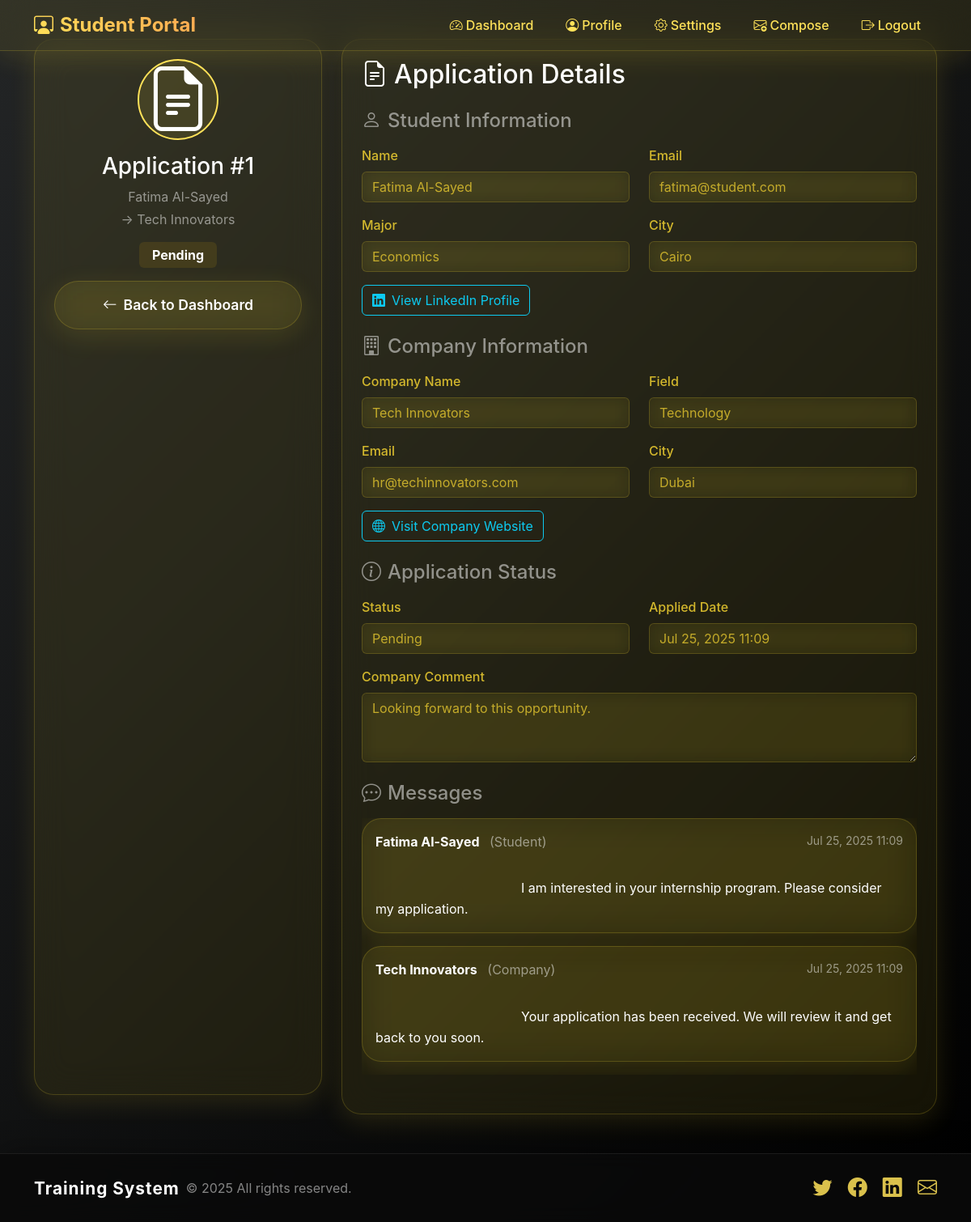
Page /?controller=application&action=detail&id=1 (signed in) on the committed database.
### tables this page shows
CREATE TABLE applications (
    id INT AUTO_INCREMENT PRIMARY KEY,
    student_id INT NOT NULL,
    company_id INT NOT NULL,
    status ENUM('pending', 'accepted', 'rejected') DEFAULT 'pending',
    comment TEXT,
    created_at TIMESTAMP DEFAULT CURRENT_TIMESTAMP,
    updated_at TIMESTAMP NULL,
    FOREIGN KEY (student_id) REFERENCES students(id) ON DELETE CASCADE,
    FOREIGN KEY (company_id) REFERENCES companies(id) ON DELETE CASCADE,
    INDEX idx_student (student_id),
    INDEX idx_company (company_id)
);

CREATE TABLE students (
    id INT AUTO_INCREMENT PRIMARY KEY,
    name VARCHAR(100) NOT NULL,
    email VARCHAR(100) NOT NULL UNIQUE,
    username VARCHAR(50) NOT NULL UNIQUE,
    password VARCHAR(255) NOT NULL,
    major VARCHAR(100) NOT NULL,
    city VARCHAR(100) NOT NULL,
    cv VARCHAR(255),
    linkedin VARCHAR(255),
    created_at TIMESTAMP DEFAULT CURRENT_TIMESTAMP
);

CREATE TABLE companies (
    id INT AUTO_INCREMENT PRIMARY KEY,
    name VARCHAR(100) NOT NULL,
    email VARCHAR(100) NOT NULL UNIQUE,
    username VARCHAR(50) NOT NULL UNIQUE,
    password VARCHAR(255) NOT NULL,
    field VARCHAR(100) NOT NULL,
    city VARCHAR(100) NOT NULL,
    description TEXT,
    website VARCHAR(255),
    logo VARCHAR(255),
    created_at TIMESTAMP DEFAULT CURRENT_TIMESTAMP
);

CREATE TABLE messages (
    id INT AUTO_INCREMENT PRIMARY KEY,
    sender_id INT NOT NULL,
    sender_type ENUM('student', 'company', 'admin') NOT NULL,
    receiver_id INT NOT NULL,
    receiver_type ENUM('student', 'company', 'admin') NOT NULL,
    subject VARCHAR(255) DEFAULT NULL,
    content TEXT NOT NULL,
    application_id INT DEFAULT NULL,
    is_read BOOLEAN DEFAULT FALSE,
    created_at TIMESTAMP DEFAULT CURRENT_TIMESTAMP,
    INDEX idx_sender (sender_id, sender_type),
    INDEX idx_receiver (receiver_id, receiver_type),
    INDEX idx_application (application_id),
    FOREIGN KEY (application_id) REFERENCES applications(id) ON DELETE SET NULL
);

### app/controllers/ApplicationController.php (called while the page is built, shortened)
<?php
require_once __DIR__ . '/../models/Application.php';
require_once __DIR__ . '/../models/Company.php';
class ApplicationController {
    public function detail() {
        require __DIR__ . '/../views/applications/detail.php';
    }
}

### app/models/Application.php (called while the page is built, shortened)
<?php
class Application {
    private $pdo;
    public function __construct($pdo) {
        $this->pdo = $pdo;
    }
    public function getById($id) {
        $sql = "SELECT a.*, s.name AS student_name, s.major, s.email AS student_email, c.name AS company_name, c.email AS company_email FROM applications a JOIN students s ON a.student_id = s.id JOIN companies c ON a.company_id = c.id WHERE a.id = ?";
        $stmt = $this->pdo->prepare($sql);
        $stmt->execute([$id]);
        return $stmt->fetch();
    }
}

### config/autoload.php (called while the page is built, shortened)
<?php
spl_autoload_register(function ($class) {
    $paths = [
        __DIR__ . '/../app/controllers/' . $class . '.php',
        __DIR__ . '/../app/models/' . $class . '.php',
    ];
    foreach ($paths as $file) {
        if (file_exists($file)) {
            return;
        }
    }
});

### app/models/Student.php (called while the page is built, shortened)
<?php
class Student {
    private $pdo;
    public function __construct($pdo) {
        $this->pdo = $pdo;
    }
    public function getProfile($id) {
        $sql = "SELECT * FROM students WHERE id = ?";
        $stmt = $this->pdo->prepare($sql);
        $stmt->execute([$id]);
        return $stmt->fetch();
    }
}

### app/models/Company.php (called while the page is built, shortened)
<?php
class Company {
    private $pdo;
    public function __construct($pdo) {
        $this->pdo = $pdo;
    }
    public function getProfile($id) {
        $sql = "SELECT * FROM companies WHERE id = ?";
        $stmt = $this->pdo->prepare($sql);
        $stmt->execute([$id]);
        return $stmt->fetch();
    }
}

### app/models/Message.php (called while the page is built, shortened)
<?php
class Message {
    private $pdo;
    public function __construct($pdo) {
        $this->pdo = $pdo;
    }
    public function getByApplication($application_id) {
        $sql = "SELECT m.*,
                       CASE
                           WHEN m.sender_type = 'student' THEN s.name
                           WHEN m.sender_type = 'company' THEN c.name
                           ELSE 'Unknown'
                       END as sender_name
                FROM messages m
                LEFT JOIN students s ON m.sender_type = 'student' AND m.sender_id = s.id
                LEFT JOIN companies c ON m.sender_type = 'company' AND m.sender_id = c.id
                WHERE m.application_id = ?
                ORDER BY m.created_at ASC";
        $stmt = $this->pdo->prepare($sql);
        $stmt->execute([$application_id]);
        return $stmt->fetchAll();
    }
}

### app/views/applications/detail.php (the view, shortened to what this page needs)
<?php include __DIR__ . '/../layout/header.php'; ?>
<?php
$applicationId = $_GET['id'] ?? 0;
$applicationModel = new Application($GLOBALS['pdo']);
$application = $applicationModel->getById($applicationId);
$studentModel = new Student($GLOBALS['pdo']);
$companyModel = new Company($GLOBALS['pdo']);
$student = $studentModel->getProfile($application['student_id']);
$company = $companyModel->getProfile($application['company_id']);
$isStudent = isset($_SESSION['student_id']) && $_SESSION['student_id'] == $application['student_id'];
$isCompany = isset($_SESSION['company_id']) && $_SESSION['company_id'] == $application['company_id'];
$messageModel = new Message($GLOBALS['pdo']);
$messages = $messageModel->getByApplication($applicationId);
?>
<div class="container py-5">
    <div class="row">
        <div class="col-lg-4 mb-4">
            <div class="glass-card p-4 h-100">
                <div class="text-center mb-4">
                    <div class="application-icon mb-3">
                        <i class="bi bi-file-earmark-text display-1 text-warning"></i>
                    </div>
                    <h3 class="gradient-text-yellow mb-2">Application #<?= $application['id'] ?></h3>
                    <p class="text-white-50 mb-1"><?= htmlspecialchars($student['name']) ?></p>
                    <p class="text-white-50 mb-3">→ <?= htmlspecialchars($company['name']) ?></p>
                    <?php
                    $statusClass = match($application['status']) {
                        'accepted' => 'success',
                        'rejected' => 'danger',
                        default => 'warning'
                    };
                    $statusText = ucfirst($application['status']);
                    ?>
                    <span class="badge bg-<?= $statusClass ?> fs-6 mb-3"><?= $statusText ?></span>
                    <div class="d-grid gap-2">
                        <?php if ($isStudent): ?>
                            <a href="?controller=student&action=dashboard" class="btn btn-glass btn-outline-warning">
                                <i class="bi bi-arrow-left me-2"></i>Back to Dashboard
                            </a>
                        <?php elseif ($isCompany): ?>
                            <a href="?controller=company&action=dashboard" class="btn btn-glass btn-outline-warning">
                                <i class="bi bi-arrow-left me-2"></i>Back to Dashboard
                            </a>
                        <?php else: ?>
                            <a href="?controller=admin&action=applications" class="btn btn-glass btn-outline-warning">
                                <i class="bi bi-arrow-left me-2"></i>Back to Applications
                            </a>
                        <?php endif; ?>
                    </div>
                </div>
            </div>
        </div>
        <div class="col-lg-8">
  <div class="glass-card p-4">
                <h2 class="gradient-text-yellow mb-4">
                    <i class="bi bi-file-earmark-text me-2"></i>Application Details
                </h2>
                <div class="mb-4">
                    <h4 class="text-white-50 mb-3">
                        <i class="bi bi-person me-2"></i>Student Information
                    </h4>
                    <div class="row">
                        <div class="col-md-6 mb-3">
                            <label class="form-label text-white-50">Name</label>
                            <input type="text" class="form-control" value="<?= htmlspecialchars($student['name']) ?>" readonly>
                        </div>
                        <div class="col-md-6 mb-3">
                            <label class="form-label text-white-50">Email</label>
                            <input type="email" class="form-control" value="<?= htmlspecialchars($student['email']) ?>" readonly>
                        </div>
                    </div>
                    <div class="row">
                        <div class="col-md-6 mb-3">
                            <label class="form-label text-white-50">Major</label>
                            <input type="text" class="form-control" value="<?= htmlspecialchars($student['major']) ?>" readonly>
                        </div>
                        <div class="col-md-6 mb-3">
                            <label class="form-label text-white-50">City</label>
                            <input type="text" class="form-control" value="<?= htmlspecialchars($student['city']) ?>" readonly>
                        </div>
                    </div>
                    <?php if ($student['linkedin']): ?>
                        <div class="mb-3">
                            <a href="<?= htmlspecialchars($student['linkedin']) ?>" target="_blank" class="btn btn-outline-info">
                                <i class="bi bi-linkedin me-2"></i>View LinkedIn Profile
                            </a>
                        </div>
                    <?php endif; ?>
                </div>
                <div class="mb-4">
                    <h4 class="text-white-50 mb-3">
                        <i class="bi bi-building me-2"></i>Company Information
                    </h4>
                    <div class="row">
                        <div class="col-md-6 mb-3">
                            <label class="form-label text-white-50">Company Name</label>
                            <input type="text" class="form-control" value="<?= htmlspecialchars($company['name']) ?>" readonly>
                        </div>
                        <div class="col-md-6 mb-3">
                            <label class="form-label text-white-50">Field</label>
                            <input type="text" class="form-control" value="<?= htmlspecialchars($company['field']) ?>" readonly>
                        </div>
                    </div>
                    <div class="row">
                        <div class="col-md-6 mb-3">
                            <label class="form-label text-white-50">Email</label>
                            <input type="email" class="form-control" value="<?= htmlspecialchars($company['email']) ?>" readonly>
                        </div>
                        <div class="col-md-6 mb-3">
                            <label class="form-label text-white-50">City</label>
                            <input type="text" class="form-control" value="<?= htmlspecialchars($company['city']) ?>" readonly>
                        </div>
                    </div>
                    <?php if ($company['website']): ?>
                        <div class="mb-3">
                            <a href="<?= htmlspecialchars($company['website']) ?>" target="_blank" class="btn btn-outline-info">
                                <i class="bi bi-globe me-2"></i>Visit Company Website
                            </a>
                        </div>
                    <?php endif; ?>
                </div>
                <div class="mb-4">
                    <h4 class="text-white-50 mb-3">
                        <i class="bi bi-info-circle me-2"></i>Application Status
                    </h4>
                    <div class="row">
                        <div class="col-md-6 mb-3">
                            <label class="form-label text-white-50">Status</label>
                            <input type="text" class="form-control" value="<?= $statusText ?>" readonly>
                        </div>
                        <div class="col-md-6 mb-3">
                            <label class="form-label text-white-50">Applied Date</label>
                            <input type="text" class="form-control" value="<?= date('M d, Y H:i', strtotime($application['created_at'])) ?>" readonly>
                        </div>
                    </div>
                    <?php if ($application['comment']): ?>
                        <div class="mb-3">
                            <label class="form-label text-white-50">Company Comment</label>
                            <textarea class="form-control" rows="3" readonly><?= htmlspecialchars($application['comment']) ?></textarea>
                        </div>
                    <?php endif; ?>
                </div>
                <?php if (!empty($messages)): ?>
                    <div class="mb-4">
                        <h4 class="text-white-50 mb-3">
                            <i class="bi bi-chat-dots me-2"></i>Messages
                        </h4>
                        <div class="messages-container">
                            <?php foreach ($messages as $message): ?>
                                <div class="glass-card p-3 mb-3">
                                    <div class="d-flex justify-content-between align-items-start mb-2">
                                        <div>
                                            <strong class="text-warning"><?= htmlspecialchars($message['sender_name']) ?></strong>
                                            <span class="text-white-50 ms-2">(<?= ucfirst($message['sender_type']) ?>)</span>
                                        </div>
                                        <small class="text-white-50"><?= date('M d, Y H:i', strtotime($message['created_at'])) ?></small>
                                    </div>
                                    <div class="message-content">
                                        <?= nl2br(htmlspecialchars($message['content'])) ?>
                                    </div>
                                </div>
                            <?php endforeach; ?>
                        </div>
                    </div>
                <?php endif; ?>
            </div>
        </div>
  </div>
</div>
<?php include __DIR__ . '/../layout/footer.php'; ?>

### rows in the picture
applications: id "1", status "Pending", created_at "Jul 25, 2025 11:09", comment "Looking forward to this opportunity."
students: name "Fatima Al-Sayed", email "fatima@student.com", major "Economics", city "Cairo"
companies: name "Tech Innovators", field "Technology", email "hr@techinnovators.com", city "Dubai"
messages: sender_name "Fatima Al-Sayed", sender_type "Student", created_at "Jul 25, 2025 11:09", content "I am interested in your internship program. Please consider my application."
messages: sender_name "Tech Innovators", sender_type "Company", created_at "Jul 25, 2025 11:09", content "Your application has been received. We will review it and get back to you soon."
